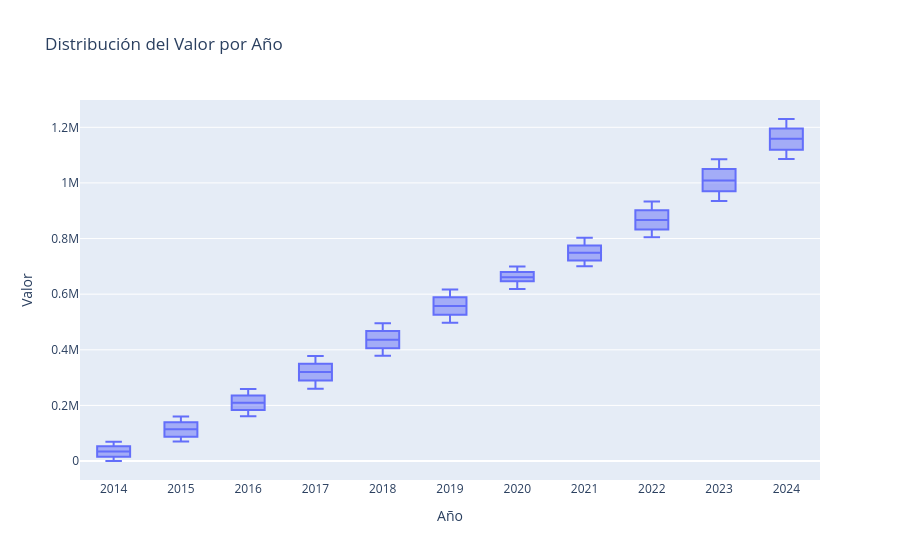

Here is the notebook cell this chart was saved with:
### Markdown cell above
### Agrupación por año

Ahora se agrupa el DataFrame por año, se visualiza igualmente por medio de boxplots la distribución de los valores en cada año. Esto ayuda a entender la variabilidad anual y a identificar posibles tendencias a lo largo del tiempo.

### Code cell
yearly_stats = df_acumulado.groupby(['Año'])['Valor_acumulado_corregido'].describe()
print("\nEstadísticas descriptivas por año:")
display(yearly_stats)

# Crear un boxplot interactivo para visualizar la distribución por año con seaborn
plt.figure(figsize=(12, 6))
sns.boxplot(data=df_acumulado, x='Año', y='Valor_acumulado_corregido')
plt.title(f'Distribución del Valor por Año respecto al incremento semanal (Ax_003=Sem.)')
plt.xlabel('Año')
plt.ylabel('Valor')
plt.grid(True)
plt.show()
# Crear un boxplot interactivo con Plotly para visualizar la distribución por año
fig = px.box(df_acumulado, x='Año', y='Valor_acumulado_corregido',
             title='Distribución del Valor por Año',
             labels={'Año': 'Año', 'Valor_acumulado_corregido': 'Valor'},
             hover_data={'Semana': True,},
             category_orders={"Año": sorted(df_final['Año'].unique())}) # Asegurar el orden correcto de los años

fig.update_layout(xaxis = dict(tickmode = 'linear', dtick = 1)) # Asegurar que se muestren todos los años
fig.show()

### Figure 1 — Plotly figure (JSON) as saved in the notebook; plotly's stock layout.template omitted (floating-point values rounded to 4 significant figures; data arrays with more than 128 entries replaced by an {"elided": "..."} marker saying what was removed)
{"data": [{"alignmentgroup": "True", "customdata": {"elided": "573x1 int values"}, "hovertemplate": "Año=%{x}<br>Valor=%{y}<br>Semana=%{customdata[0]}<extra></extra>", "legendgroup": "", "marker": {"color": "#636efa"}, "name": "", "notched": false, "offsetgroup": "", "orientation": "v", "showlegend": false, "type": "box", "x": {"elided": "573 int values"}, "x0": " ", "xaxis": "x", "y": {"elided": "573 float values"}, "y0": " ", "yaxis": "y"}], "layout": {"boxmode": "group", "legend": {"tracegroupgap": 0}, "title": {"text": "Distribución del Valor por Año"}, "xaxis": {"anchor": "y", "categoryarray": [2014, 2015, 2016, 2017, 2018, 2019, 2020, 2021, 2022, 2023, 2024], "categoryorder": "array", "domain": [0, 1], "dtick": 1, "tickmode": "linear", "title": {"text": "Año"}}, "yaxis": {"anchor": "x", "domain": [0, 1], "title": {"text": "Valor"}}}}
